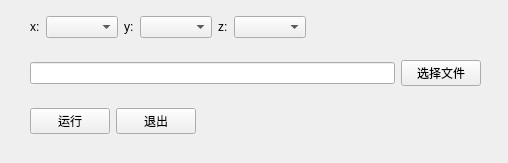
<?xml version="1.0" encoding="UTF-8"?>
<ui version="4.0">
 <class>three_dim</class>
 <widget class="QWidget" name="three_dim">
  <property name="geometry">
   <rect>
    <x>0</x>
    <y>0</y>
    <width>508</width>
    <height>163</height>
   </rect>
  </property>
  <property name="windowTitle">
   <string>Form</string>
  </property>
  <widget class="QWidget" name="">
   <property name="geometry">
    <rect>
     <x>30</x>
     <y>0</y>
     <width>451</width>
     <height>151</height>
    </rect>
   </property>
   <layout class="QVBoxLayout" name="verticalLayout">
    <item>
     <layout class="QHBoxLayout" name="horizontalLayout">
      <item>
       <widget class="QLabel" name="label">
        <property name="text">
         <string>x:</string>
        </property>
       </widget>
      </item>
      <item>
       <widget class="QComboBox" name="Box_three_x"/>
      </item>
      <item>
       <widget class="QLabel" name="label_2">
        <property name="text">
         <string>y:</string>
        </property>
       </widget>
      </item>
      <item>
       <widget class="QComboBox" name="Box_three_y"/>
      </item>
      <item>
       <widget class="QLabel" name="label_3">
        <property name="text">
         <string>z:</string>
        </property>
       </widget>
      </item>
      <item>
       <widget class="QComboBox" name="Box_three_z"/>
      </item>
      <item>
       <spacer name="horizontalSpacer_2">
        <property name="orientation">
         <enum>Qt::Horizontal</enum>
        </property>
        <property name="sizeHint" stdset="0">
         <size>
          <width>40</width>
          <height>20</height>
         </size>
        </property>
       </spacer>
      </item>
     </layout>
    </item>
    <item>
     <layout class="QHBoxLayout" name="horizontalLayout_3">
      <item>
       <widget class="QLineEdit" name="lineEdit_three"/>
      </item>
      <item>
       <widget class="QPushButton" name="btn_three_choose">
        <property name="text">
         <string>选择文件</string>
        </property>
       </widget>
      </item>
     </layout>
    </item>
    <item>
     <layout class="QHBoxLayout" name="horizontalLayout_2">
      <item>
       <widget class="QPushButton" name="btn_three_run">
        <property name="text">
         <string>运行</string>
        </property>
       </widget>
      </item>
      <item>
       <widget class="QPushButton" name="btn_three_close">
        <property name="text">
         <string>退出</string>
        </property>
       </widget>
      </item>
      <item>
       <spacer name="horizontalSpacer">
        <property name="orientation">
         <enum>Qt::Horizontal</enum>
        </property>
        <property name="sizeHint" stdset="0">
         <size>
          <width>40</width>
          <height>20</height>
         </size>
        </property>
       </spacer>
      </item>
     </layout>
    </item>
   </layout>
  </widget>
 </widget>
 <resources/>
 <connections/>
</ui>
